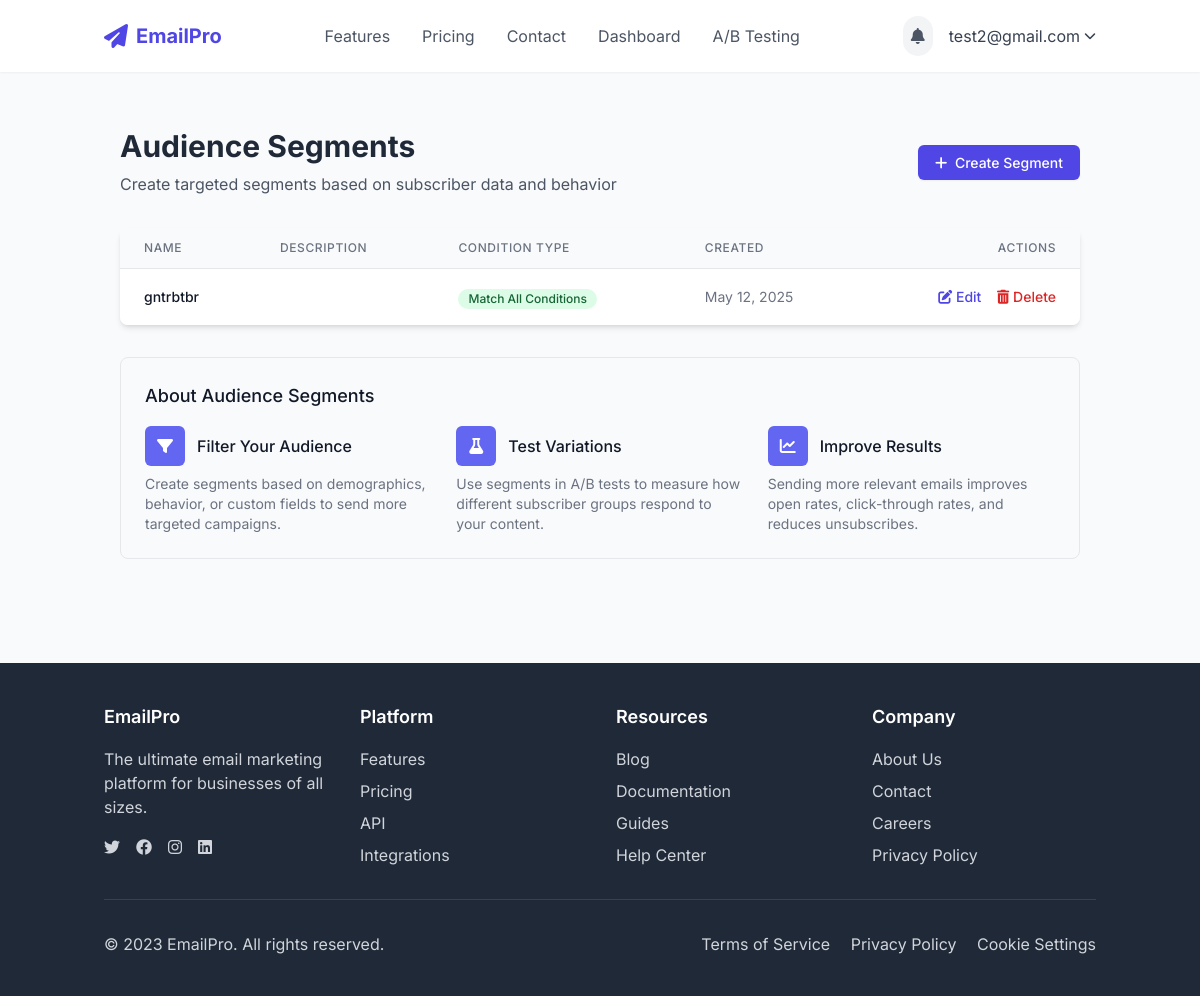
Screenshot of /segments/ (signed in) with the database file from the repository.
### users/models.py (models this page shows, shortened)
class CustomUser(AbstractUser):
    email = models.EmailField(_('email address'), unique=True)
    company_name = models.CharField(max_length=255, blank=True)
    profile_image = models.ImageField(upload_to='profile_images/', blank=True, null=True)
    subscription_plan = models.CharField(
        max_length=20,
        choices=[
            ('free', 'Free'),
            ('basic', 'Basic'),
            ('premium', 'Premium'),
            ('enterprise', 'Enterprise'),
        ],
        default='free'
    )
    usage_quota = models.PositiveIntegerField(default=100)  # Number of emails allowed to send
    is_verified = models.BooleanField(default=False)
    USERNAME_FIELD = 'email'
    REQUIRED_FIELDS = ['username']

### marketing/models.py (models this page shows, shortened)
class Segment(models.Model):
    CONDITION_TYPES = [
        ('all', 'Match All Conditions'),
        ('any', 'Match Any Condition'),
    ]
    owner = models.ForeignKey(settings.AUTH_USER_MODEL, on_delete=models.CASCADE, related_name='segments')
    name = models.CharField(max_length=100)
    description = models.TextField(blank=True)
    condition_type = models.CharField(max_length=10, choices=CONDITION_TYPES, default='all')
    conditions = models.JSONField(default=dict, help_text="JSON structure of filter conditions")
    created_at = models.DateTimeField(auto_now_add=True)
    updated_at = models.DateTimeField(auto_now=True)
    class Meta:
        ordering = ['name']

### marketing/views.py (the view)
# urls.py: path('segments/', views.segment_list, name='segment_list'),
@login_required
def segment_list(request):
    segments = Segment.objects.filter(owner=request.user).order_by('name')
    return render(request, 'marketing/segment_list.html', {'segments': segments})

### templates/marketing/segment_list.html (shortened to what this page needs)
{% extends 'base.html' %}
{% load static %}
{% block content %}
<div class="container mx-auto px-4 py-8">
  <div class="mb-8 flex flex-col md:flex-row md:items-center md:justify-between">
    <div>
      <h1 class="text-3xl font-bold text-gray-800">Audience Segments</h1>
      <p class="text-gray-600 mt-2">Create targeted segments based on subscriber data and behavior</p>
    </div>
    <div class="mt-4 md:mt-0">
      <a href="{% url 'create_segment' %}" class="px-4 py-2 border border-transparent rounded-md shadow-sm text-sm font-medium text-white bg-indigo-600 hover:bg-indigo-700 focus:outline-none focus:ring-2 focus:ring-offset-2 focus:ring-indigo-500">
        <i class="fas fa-plus mr-1"></i> Create Segment
      </a>
    </div>
  </div>
  <div class="bg-white rounded-lg shadow-md overflow-hidden">
    {% if segments %}
    <table class="min-w-full divide-y divide-gray-200">
      <thead class="bg-gray-50">
        <tr>
          <th scope="col" class="px-6 py-3 text-left text-xs font-medium text-gray-500 uppercase tracking-wider">Name</th>
          <th scope="col" class="px-6 py-3 text-left text-xs font-medium text-gray-500 uppercase tracking-wider">Description</th>
          <th scope="col" class="px-6 py-3 text-left text-xs font-medium text-gray-500 uppercase tracking-wider">Condition Type</th>
          <th scope="col" class="px-6 py-3 text-left text-xs font-medium text-gray-500 uppercase tracking-wider">Created</th>
          <th scope="col" class="px-6 py-3 text-right text-xs font-medium text-gray-500 uppercase tracking-wider">Actions</th>
        </tr>
      </thead>
      <tbody class="bg-white divide-y divide-gray-200">
        {% for segment in segments %}
        <tr class="hover:bg-gray-50">
          <td class="px-6 py-4 whitespace-nowrap">
            <div class="text-sm font-medium text-gray-900">{{ segment.name }}</div>
          </td>
          <td class="px-6 py-4">
          </td>
          <td class="px-6 py-4 whitespace-nowrap">
            <span class="inline-flex items-center px-2.5 py-0.5 rounded-full text-xs font-medium {% if segment.condition_type == 'all' %}bg-green-100 text-green-800{% else %}bg-blue-100 text-blue-800{% endif %}">
              {{ segment.get_condition_type_display }}
            </span>
          </td>
          <td class="px-6 py-4 whitespace-nowrap text-sm text-gray-500">
            {{ segment.created_at|date:"M d, Y" }}
          </td>
          <td class="px-6 py-4 whitespace-nowrap text-right text-sm font-medium">
            <a href="{% url 'edit_segment' pk=segment.pk %}" class="text-indigo-600 hover:text-indigo-900 mr-3">
              <i class="fas fa-edit"></i> Edit
            </a>
            <a href="{% url 'delete_segment' pk=segment.pk %}" class="text-red-600 hover:text-red-900">
              <i class="fas fa-trash-alt"></i> Delete
            </a>
          </td>
        </tr>
        {% endfor %}
      </tbody>
    </table>
    {% endif %}
  </div>
  <div class="mt-8 bg-gray-50 rounded-lg border p-6">
    <h2 class="text-lg font-medium text-gray-900 mb-4">About Audience Segments</h2>
    <div class="grid grid-cols-1 md:grid-cols-3 gap-6">
      <div>
        <div class="flex items-center mb-2">
          <div class="flex-shrink-0 h-10 w-10 flex items-center justify-center rounded-md bg-indigo-500 text-white">
            <i class="fas fa-filter"></i>
          </div>
          <h3 class="ml-3 text-md font-medium text-gray-900">Filter Your Audience</h3>
        </div>
        <p class="text-sm text-gray-500">Create segments based on demographics, behavior, or custom fields to send more targeted campaigns.</p>
      </div>
      <div>
        <div class="flex items-center mb-2">
          <div class="flex-shrink-0 h-10 w-10 flex items-center justify-center rounded-md bg-indigo-500 text-white">
            <i class="fas fa-flask"></i>
          </div>
          <h3 class="ml-3 text-md font-medium text-gray-900">Test Variations</h3>
        </div>
        <p class="text-sm text-gray-500">Use segments in A/B tests to measure how different subscriber groups respond to your content.</p>
      </div>
      <div>
        <div class="flex items-center mb-2">
          <div class="flex-shrink-0 h-10 w-10 flex items-center justify-center rounded-md bg-indigo-500 text-white">
            <i class="fas fa-chart-line"></i>
          </div>
          <h3 class="ml-3 text-md font-medium text-gray-900">Improve Results</h3>
        </div>
        <p class="text-sm text-gray-500">Sending more relevant emails improves open rates, click-through rates, and reduces unsubscribes.</p>
      </div>
    </div>
  </div>
</div>
{% endblock %}

### templates/base.html (shortened to what this page needs)
{% load static %}
<!DOCTYPE html>
<html lang="en">
<head>
    <script src="https://cdn.tailwindcss.com"></script>
    <link rel="stylesheet" href="https://cdnjs.cloudflare.com/ajax/libs/font-awesome/6.4.0/css/all.min.css">
    <link rel="stylesheet" href="{% static 'css/auth.css' %}">
</head>
<body class="min-h-screen bg-gray-50 text-gray-800">
    <header class="bg-white shadow-sm">
        <div class="container mx-auto px-4 py-4 flex justify-between items-center">
            <a href="{% url 'home' %}" class="flex items-center space-x-2">
                <i class="fas fa-paper-plane text-indigo-600 text-2xl"></i>
                <span class="font-bold text-xl text-indigo-600">EmailPro</span>
            </a>
            <nav class="hidden md:flex space-x-8">
                <a href="{% url 'features' %}" class="text-gray-600 hover:text-indigo-600 transition-colors">Features</a>
                <a href="{% url 'pricing' %}" class="text-gray-600 hover:text-indigo-600 transition-colors">Pricing</a>
                <a href="{% url 'contact' %}" class="text-gray-600 hover:text-indigo-600 transition-colors">Contact</a>
                {% if user.is_authenticated %}
                    <a href="{% url 'dashboard' %}" class="text-gray-600 hover:text-indigo-600 transition-colors">Dashboard</a>
                    <a href="{% url 'ab_testing' %}" class="text-gray-600 hover:text-indigo-600 transition-colors">A/B Testing</a>
                {% endif %}
            </nav>
            <div class="flex items-center space-x-4">
                {% if user.is_authenticated %}
                    <div class="relative" x-data="notificationSystem()" x-init="loadNotifications()">
                        <button @click="open = !open" class="p-2 rounded-full bg-gray-100 text-gray-600 hover:bg-gray-200 focus:outline-none relative">
                            <i class="fas fa-bell"></i>
                        </button>
                    </div>
                    <div class="relative group">
                        <button class="flex items-center space-x-1 text-gray-700 hover:text-indigo-600">
                            <span>{{ user.email }}</span>
                            <i class="fas fa-chevron-down text-xs"></i>
                        </button>
                    </div>
                {% else %}
                    <a href="{% url 'login' %}" class="px-4 py-2 text-indigo-600 hover:text-indigo-800 transition-colors">Login</a>
                    <a href="{% url 'register' %}" class="px-4 py-2 bg-indigo-600 text-white rounded-md hover:bg-indigo-700 transition-colors">Sign Up</a>
                {% endif %}
            </div>
        </div>
    </header>
    <main class="container mx-auto px-4 py-6">
        {% block content %}{% endblock %}
    </main>
    <footer class="bg-gray-800 text-white mt-12">
        <div class="container mx-auto px-4 py-10">
            <div class="grid grid-cols-1 md:grid-cols-4 gap-8">
                <div>
                    <h3 class="text-lg font-semibold mb-4">EmailPro</h3>
                    <p class="text-gray-300 mb-4">The ultimate email marketing platform for businesses of all sizes.</p>
                    <div class="flex space-x-4">
                        <a href="#" class="text-gray-300 hover:text-white"><i class="fab fa-twitter"></i></a>
                        <a href="#" class="text-gray-300 hover:text-white"><i class="fab fa-facebook"></i></a>
                        <a href="#" class="text-gray-300 hover:text-white"><i class="fab fa-instagram"></i></a>
                        <a href="#" class="text-gray-300 hover:text-white"><i class="fab fa-linkedin"></i></a>
                    </div>
                </div>
                <div>
                    <h3 class="text-lg font-semibold mb-4">Platform</h3>
                    <ul class="space-y-2">
                        <li><a href="{% url 'features' %}" class="text-gray-300 hover:text-white">Features</a></li>
                        <li><a href="{% url 'pricing' %}" class="text-gray-300 hover:text-white">Pricing</a></li>
                        <li><a href="#" class="text-gray-300 hover:text-white">API</a></li>
                        <li><a href="#" class="text-gray-300 hover:text-white">Integrations</a></li>
                    </ul>
                </div>
                <div>
                    <h3 class="text-lg font-semibold mb-4">Resources</h3>
                    <ul class="space-y-2">
                        <li><a href="#" class="text-gray-300 hover:text-white">Blog</a></li>
                        <li><a href="#" class="text-gray-300 hover:text-white">Documentation</a></li>
                        <li><a href="#" class="text-gray-300 hover:text-white">Guides</a></li>
                        <li><a href="#" class="text-gray-300 hover:text-white">Help Center</a></li>
                    </ul>
                </div>
                <div>
                    <h3 class="text-lg font-semibold mb-4">Company</h3>
                    <ul class="space-y-2">
                        <li><a href="#" class="text-gray-300 hover:text-white">About Us</a></li>
                        <li><a href="{% url 'contact' %}" class="text-gray-300 hover:text-white">Contact</a></li>
                        <li><a href="#" class="text-gray-300 hover:text-white">Careers</a></li>
                        <li><a href="#" class="text-gray-300 hover:text-white">Privacy Policy</a></li>
                    </ul>
                </div>
            </div>
            <div class="border-t border-gray-700 mt-8 pt-8 flex flex-col md:flex-row justify-between">
                <p class="text-gray-300">© 2023 EmailPro. All rights reserved.</p>
                <div class="mt-4 md:mt-0">
                    <a href="#" class="text-gray-300 hover:text-white mr-4">Terms of Service</a>
                    <a href="#" class="text-gray-300 hover:text-white mr-4">Privacy Policy</a>
                    <a href="#" class="text-gray-300 hover:text-white">Cookie Settings</a>
                </div>
            </div>
        </div>
    </footer>
</body>
</html>

### static/css/auth.css (style rules this page uses)
a { color: #4f46e5; text-decoration: none; }

### templates/base.html (style rules this page uses)
body { font-family: 'Inter', sans-serif; }

### rows the page displays
CustomUser: email "test2@gmail.com"
Segment: name "gntrbtbr", condition_type "Match All Conditions", created_at "May 12, 2025"
